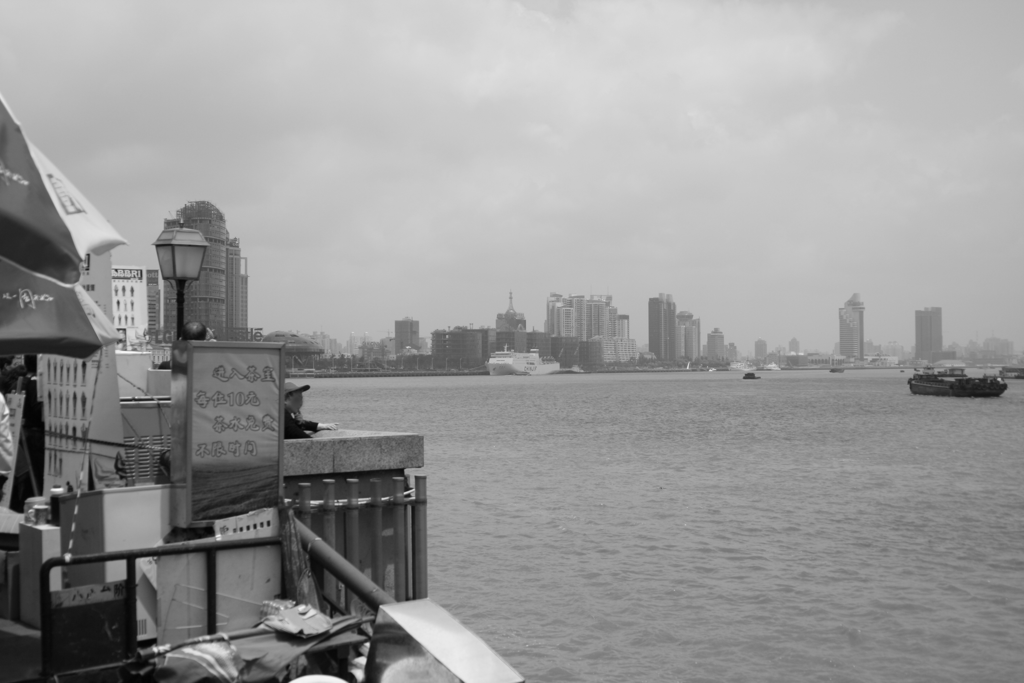
%> input picture CMSC 733 - Assignment 3/code/stitching/multi/img2.png, 1024 x 683 px
$ octave multistitch.m   (GNU Octave 9; MATLAB toolbox functions it lacks are replaced by stand-ins)
%> lines starting %> are read from the running program, lines starting %| are printed output that depends on the picture
### CMSC 733 - Assignment 3/code/stitching/stitch2.m
function [ out_img ] = stitch2(stitched_img, imgL, imgR)
% RIGHT SIFT %
imgR = single(imgR);
[fR,dR] = vl_sift(imgR);
%display_sift_features(fR);
% LEFT SIFT %
imgL = single(imgL);
[fL,dL] = vl_sift(imgL);
%display_sift_features(fL);

% [fR, fL, value] - Top 3 Entries %
match = find_best_match(dL, dR);
[color] = [[1 1 0];[1 0 0];[0 1 0]];

% [4 lines of commented-out code are left out]
for i=1:3
    xR = fR(1, match(i,1));
    yR = fR(2, match(i,1));
    %scatter(xR,yR,50,color(i,:));
    p1(1,i) = xR;
    p1(2,i) = yR;
end
% [6 lines of commented-out code are left out]
for i=1:3
    xL = fL(1, match(i,2));
    yL = fL(2, match(i,2));
    %scatter(xL,yL,50,color(i,:));
    p2(1,i) = xL;
    p2(2,i) = yL;
end
%hold off;

%AFFINE TRANSFORMATION %
A = affine_transformation(p1,p2);

% RANSAC %
match = ransac_match(dL,dR);
for i = 1:20
    xR = fR(1, match(i,1));
    yR = fR(2, match(i,1));
    xL = fL(1, match(i,2));
    yL = fL(2, match(i,2));
    sample_space(i,1) = xR;
    sample_space(i,2) = yR;
    sample_space(i,3) = xL;
    sample_space(i,4) = yL;
end

for i = 1:1000
    count = 0;
    dist_sum = 0;

    rand_val1 = randi([1, 20]);
    rand_val2 = randi([1, 20]);
    rand_val3 = randi([1, 20]);

    rand_p1 = [sample_space(rand_val1,1), sample_space(rand_val2,1), sample_space(rand_val3,1); sample_space(rand_val1,2), sample_space(rand_val2,2), sample_space(rand_val3,2)];
    rand_p2 = [sample_space(rand_val1,3), sample_space(rand_val2,3), sample_space(rand_val3,3); sample_space(rand_val1,4), sample_space(rand_val2,4), sample_space(rand_val3,4)];

    A = affine_transformation(rand_p1, rand_p2);
    for j = 1:20
        affine_points = A * [sample_space(j,1:2) 1]';
        P1 = affine_points';
        P2 = sample_space(j,3:4);
        distance = euclidean(P1, P2);
        if distance < 2
            count = count + 1;
            dist_sum = dist_sum + distance;
            map_count(i,1) = rand_val1;
            map_count(i,2) = rand_val2;
            map_count(i,3) = rand_val3;
            map_count(i,4) = count;
            map_count(i,5) = dist_sum;
        end
    end
end
% Remove zero rows & cols
map_count( all(~map_count,2), : ) = [];
map_count( :, all(~map_count,1) ) = [];

% Sort by largest count and smallest distance sum %
map_count = sortrows(map_count,[4,-5]);

% Obtain 3 points for best affine transform %
best_affine = map_count(end,:);
best_affine = best_affine(1:3);
affine_p1 = [sample_space(best_affine(1),1), sample_space(best_affine(2),1), sample_space(best_affine(3),1); sample_space(best_affine(1),2), sample_space(best_affine(2),2), sample_space(best_affine(3),2)];
affine_p2 = [sample_space(best_affine(1),3), sample_space(best_affine(2),3), sample_space(best_affine(3),3); sample_space(best_affine(1),4), sample_space(best_affine(2),4), sample_space(best_affine(3),4)];
T = affine_transformation(affine_p1, affine_p2);

stitched_img = stitched_img + stitch(imgL, imgR, T);
out_img = stitched_img;
end

### CMSC 733 - Assignment 3/code/stitching/multistitch.m
%% START MATCHING %%
img1 = imresize(imread('multi\img2.png'),0.7);
%> img1: size 479x717 uint8; min 2, max 247, mean 152.7
img2 = imresize(imread('multi\img3.png'),0.7);
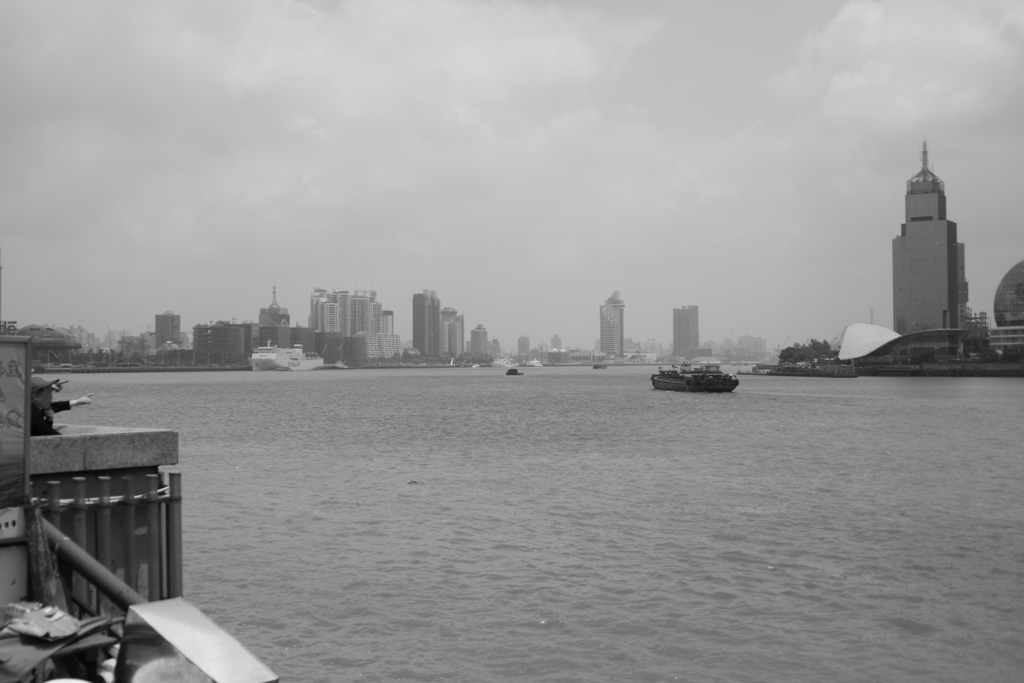
%> input picture CMSC 733 - Assignment 3/code/stitching/multi/img3.png, 1024 x 683 px
%> img2: size 479x717 uint8; min 2, max 238, mean 152.8
img3 = imresize(imread('multi\img4.png'),0.7);
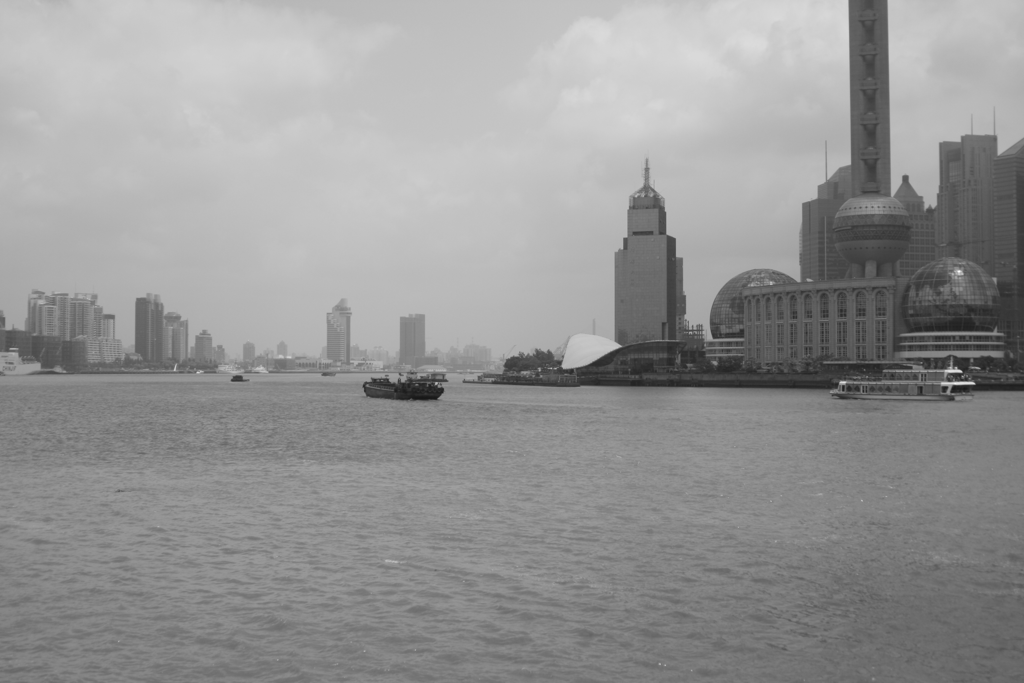
%> input picture CMSC 733 - Assignment 3/code/stitching/multi/img4.png, 1024 x 683 px
%> img3: size 479x717 uint8; min 23, max 247, mean 149.2
img4 = imresize(imread('multi\img5.png'),0.7);
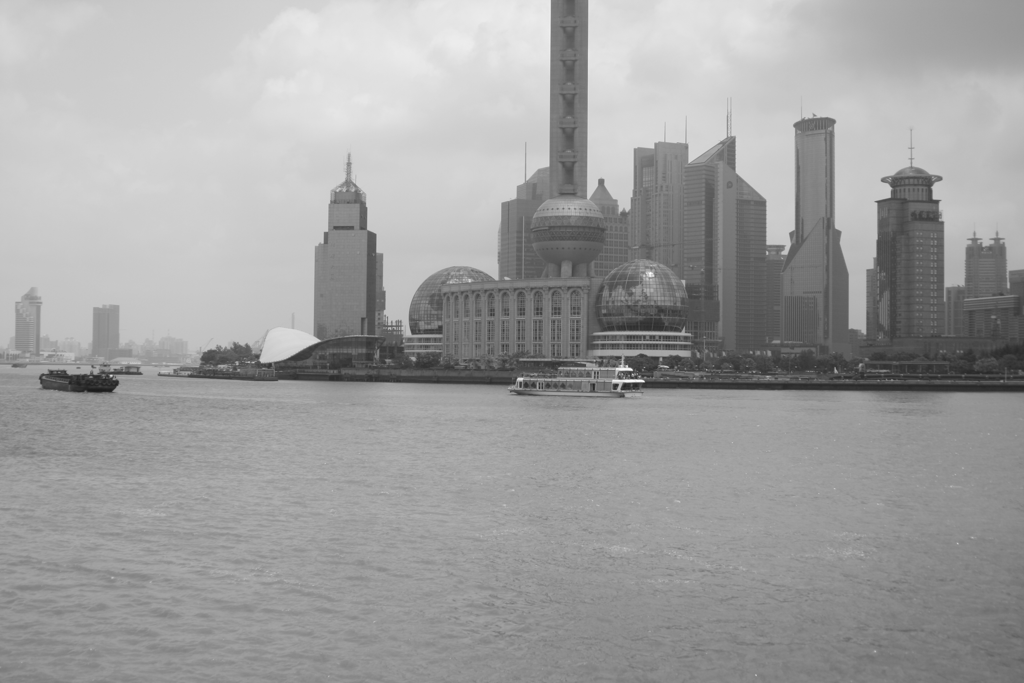
%> input picture CMSC 733 - Assignment 3/code/stitching/multi/img5.png, 1024 x 683 px
%> img4: size 479x717 uint8; min 27, max 247, mean 159.5

stitched_img1 = zeros();
outimg1 = stitch2(stitched_img1, img1, img2);
%> the run ends on the next line
